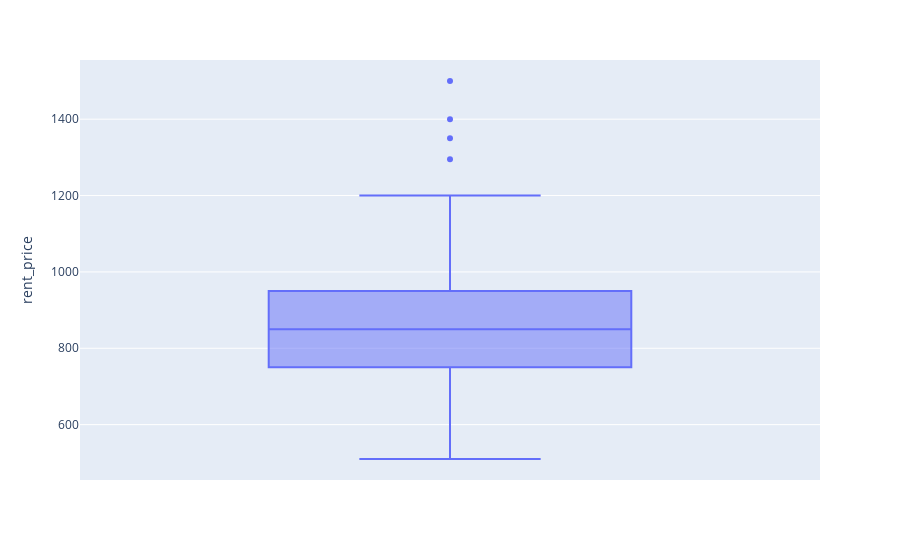

Notebook cell for this chart:
### Code cell
import plotly.express as px
fig = px.box(group0, y="rent_price")
fig.show()

### Figure 1 — Plotly figure (JSON) as saved in the notebook; plotly's stock layout.template omitted (floating-point values rounded to 4 significant figures; data arrays with more than 128 entries replaced by an {"elided": "..."} marker saying what was removed)
{"data": [{"alignmentgroup": "True", "hovertemplate": "rent_price=%{y}<extra></extra>", "legendgroup": "", "marker": {"color": "#636efa"}, "name": "", "notched": false, "offsetgroup": "", "orientation": "v", "showlegend": false, "type": "box", "x0": " ", "xaxis": "x", "y": {"elided": "140 int values"}, "y0": " ", "yaxis": "y"}], "layout": {"boxmode": "group", "legend": {"tracegroupgap": 0}, "margin": {"t": 60}, "xaxis": {"anchor": "y", "domain": [0, 1]}, "yaxis": {"anchor": "x", "domain": [0, 1], "title": {"text": "rent_price"}}}}
